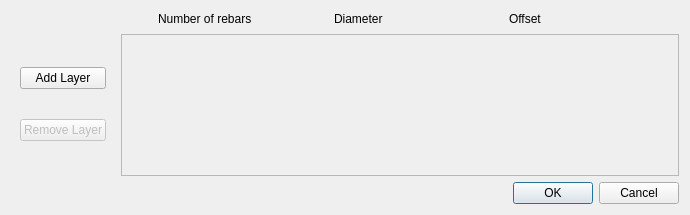
<?xml version="1.0" encoding="UTF-8"?>
<ui version="4.0">
 <class>Dialog</class>
 <widget class="QDialog" name="Dialog">
  <property name="geometry">
   <rect>
    <x>0</x>
    <y>0</y>
    <width>690</width>
    <height>215</height>
   </rect>
  </property>
  <property name="windowTitle">
   <string>Dialog</string>
  </property>
  <layout class="QGridLayout" name="gridLayout_2">
   <item row="1" column="0">
    <widget class="QWidget" name="dataWidget" native="true">
     <layout class="QVBoxLayout" name="verticalLayout">
      <item>
       <widget class="QPushButton" name="addLayerButton">
        <property name="text">
         <string>Add Layer</string>
        </property>
       </widget>
      </item>
      <item>
       <widget class="QPushButton" name="removeLayerButton">
        <property name="enabled">
         <bool>false</bool>
        </property>
        <property name="text">
         <string>Remove Layer</string>
        </property>
       </widget>
      </item>
     </layout>
    </widget>
   </item>
   <item row="2" column="0" colspan="2">
    <widget class="QDialogButtonBox" name="buttonBox">
     <property name="orientation">
      <enum>Qt::Horizontal</enum>
     </property>
     <property name="standardButtons">
      <set>QDialogButtonBox::Cancel|QDialogButtonBox::Ok</set>
     </property>
    </widget>
   </item>
   <item row="1" column="1">
    <widget class="QScrollArea" name="scrollArea">
     <property name="sizePolicy">
      <sizepolicy hsizetype="Expanding" vsizetype="Expanding">
       <horstretch>0</horstretch>
       <verstretch>0</verstretch>
      </sizepolicy>
     </property>
     <property name="minimumSize">
      <size>
       <width>0</width>
       <height>0</height>
      </size>
     </property>
     <property name="sizeIncrement">
      <size>
       <width>0</width>
       <height>0</height>
      </size>
     </property>
     <property name="baseSize">
      <size>
       <width>0</width>
       <height>0</height>
      </size>
     </property>
     <property name="widgetResizable">
      <bool>true</bool>
     </property>
     <widget class="QWidget" name="scrollAreaWidgetContents">
      <property name="geometry">
       <rect>
        <x>0</x>
        <y>0</y>
        <width>543</width>
        <height>139</height>
       </rect>
      </property>
     </widget>
    </widget>
   </item>
   <item row="0" column="1">
    <layout class="QHBoxLayout" name="horizontalLayout">
     <item>
      <spacer name="horizontalSpacer">
       <property name="orientation">
        <enum>Qt::Horizontal</enum>
       </property>
       <property name="sizeType">
        <enum>QSizePolicy::Fixed</enum>
       </property>
       <property name="sizeHint" stdset="0">
        <size>
         <width>37</width>
         <height>17</height>
        </size>
       </property>
      </spacer>
     </item>
     <item>
      <widget class="QLabel" name="numberLabel">
       <property name="sizePolicy">
        <sizepolicy hsizetype="Preferred" vsizetype="Fixed">
         <horstretch>0</horstretch>
         <verstretch>0</verstretch>
        </sizepolicy>
       </property>
       <property name="text">
        <string>Number of rebars</string>
       </property>
      </widget>
     </item>
     <item>
      <widget class="QLabel" name="diameterLabel">
       <property name="sizePolicy">
        <sizepolicy hsizetype="Preferred" vsizetype="Fixed">
         <horstretch>0</horstretch>
         <verstretch>0</verstretch>
        </sizepolicy>
       </property>
       <property name="text">
        <string>Diameter</string>
       </property>
      </widget>
     </item>
     <item>
      <widget class="QLabel" name="offsetLabel">
       <property name="sizePolicy">
        <sizepolicy hsizetype="Preferred" vsizetype="Fixed">
         <horstretch>0</horstretch>
         <verstretch>0</verstretch>
        </sizepolicy>
       </property>
       <property name="text">
        <string>Offset</string>
       </property>
      </widget>
     </item>
    </layout>
   </item>
  </layout>
 </widget>
 <resources/>
 <connections/>
</ui>
